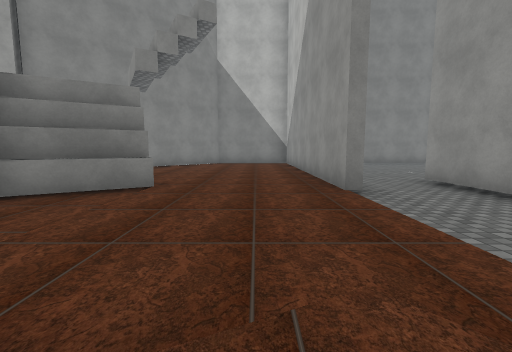
view 1 (above)

16 first-person views from a walk through a scene from a Unity 3-D project. The camera is 1.3 m above the floor, tilts 6° down and sees 90° across. The floor is counted in squares, 2 m on a side. Each view is taken from the middle of a square. On the plan, view 1 faces up. The plan holds only what a view shows up to about 9 squares ahead; the rest is blank. The place goes on beyond the plan. The player character is not drawn. Some surface patterns are stand-ins.

view 2
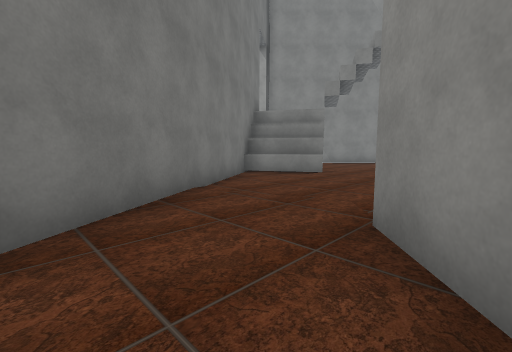

view 3
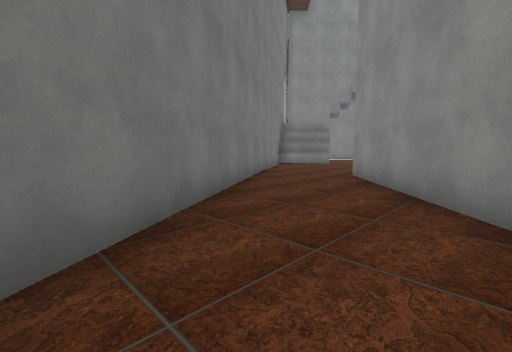

view 4
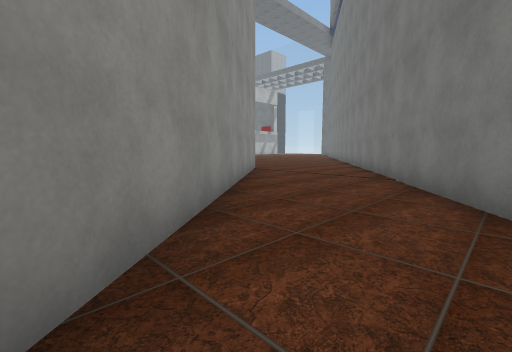

view 5
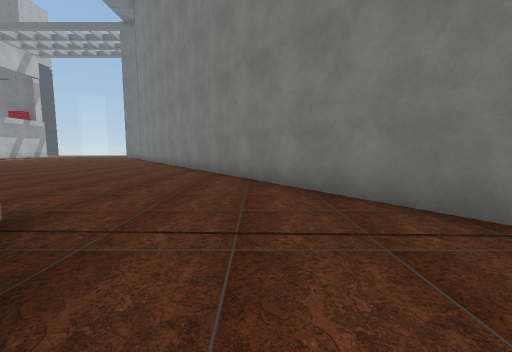

view 6
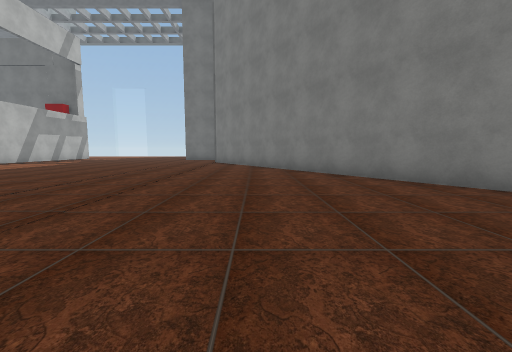

view 7
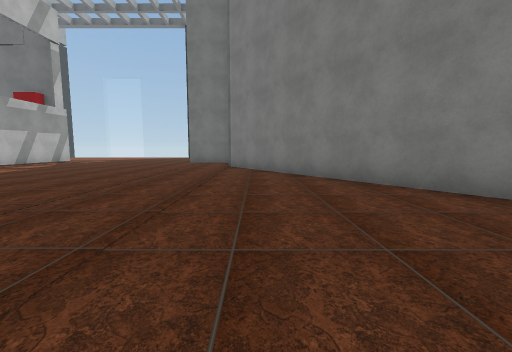

view 8
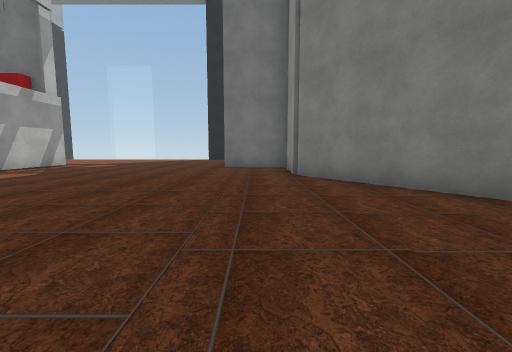

view 9
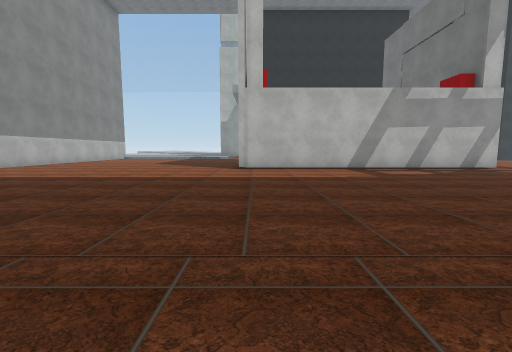

view 10
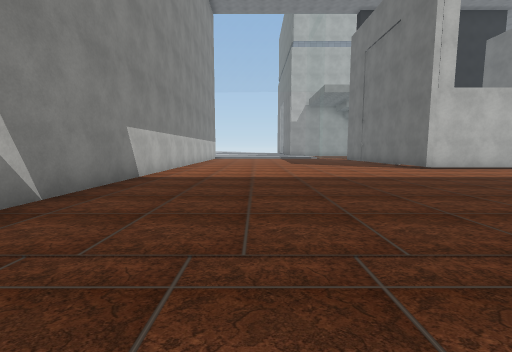

view 11
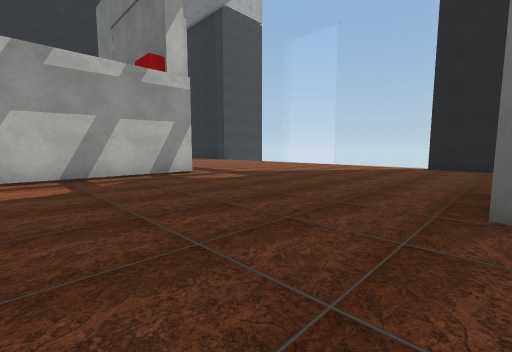

view 12
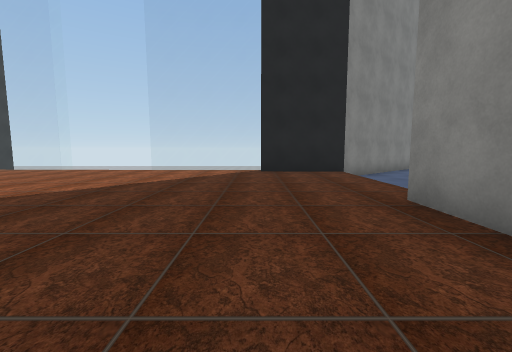

view 13
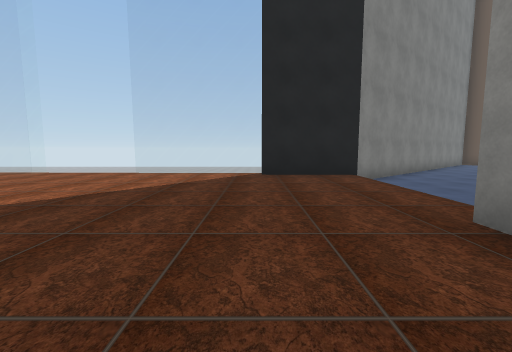

view 14
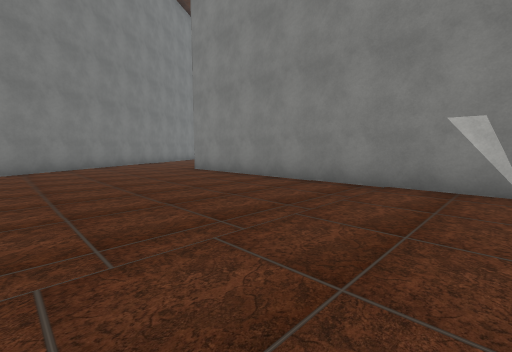

view 15
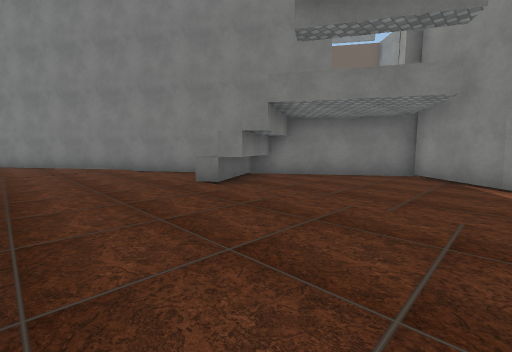

view 16
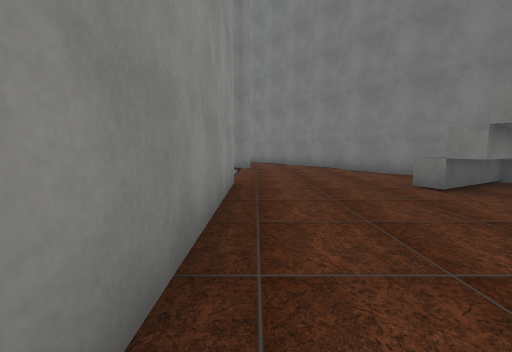

### Floor plan
Points are (right, up) in squares from view 1. A wall is a line through its corners. A room is listed if a view was taken in it or the views show most of it. See-through windows are left out.
Room 1 (views 1, 15, 16)
walls: (-2, 4.9) (-4.2, 3.7); (1.4, 4) (1.4, 9); (-4.4, 4.1) (-2.3, 5.3) (-1.8, 4.5) (-3.9, 3.2); (-5.5, 5.8) (-0.2, -2.1); (1.4, 0.4) (1.8, -0.1); (-4.6, 9) (-5.5, 8.2); (2.1, -0.9) (1.2, 0.2)
low walls: (-4.2, 3.7) (-2, 4.9)
ways out: opening at (1, -2) to room 2; opening at (3, 2); gap at (2, 4)
Room 2 (views 2, 3, 4, 5, 6, 7, 8, 9, 10, 11, 12, 13, 14)
walls: (15.1, -24.9) (15.1, -26.3); (21.2, -24.9) (21.2, -16.5) (22.1, -16.5); (22.1, -8.3) (8.3, -8.3) (2.1, -0.9); (14.3, -30.5) (16.9, -30.5); (-0.2, -2.1) (13, -21.7) (12.9, -24) (15.2, -24.1)
ways out: opening at (1, -2) to room 1; opening at (14.5, -28.5); opening at (21.5, -31)

Positions as (right, up) in squares from view 1, and headings:
1: (0, 0), facing up
2: (2, -2), facing up-left
3: (4, -6), facing up-left
4: (2, -2), facing down-right
5: (6, -6), facing down
6: (11, -9), facing down
7: (12, -12), facing down
8: (14, -15), facing down
9: (13, -17), facing right
10: (13, -11), facing right
11: (15, -21), facing down-right
12: (17, -23), facing down
13: (17, -24), facing down
14: (16, -13), facing up-left
15: (1, 9), facing down-left
16: (1, 9), facing down
